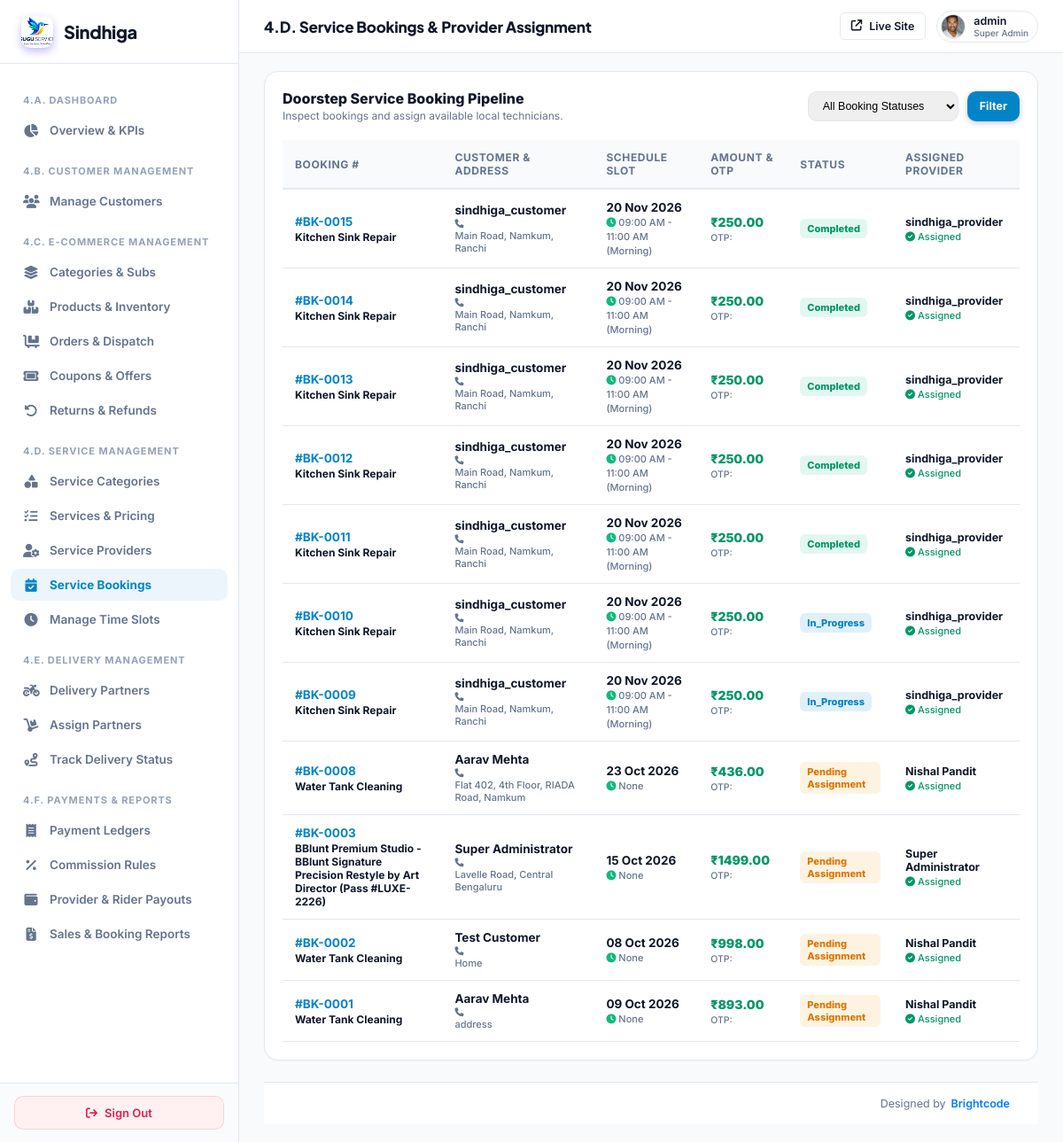
Before: /super-admin/services/bookings/ (signed in) with the older database file.
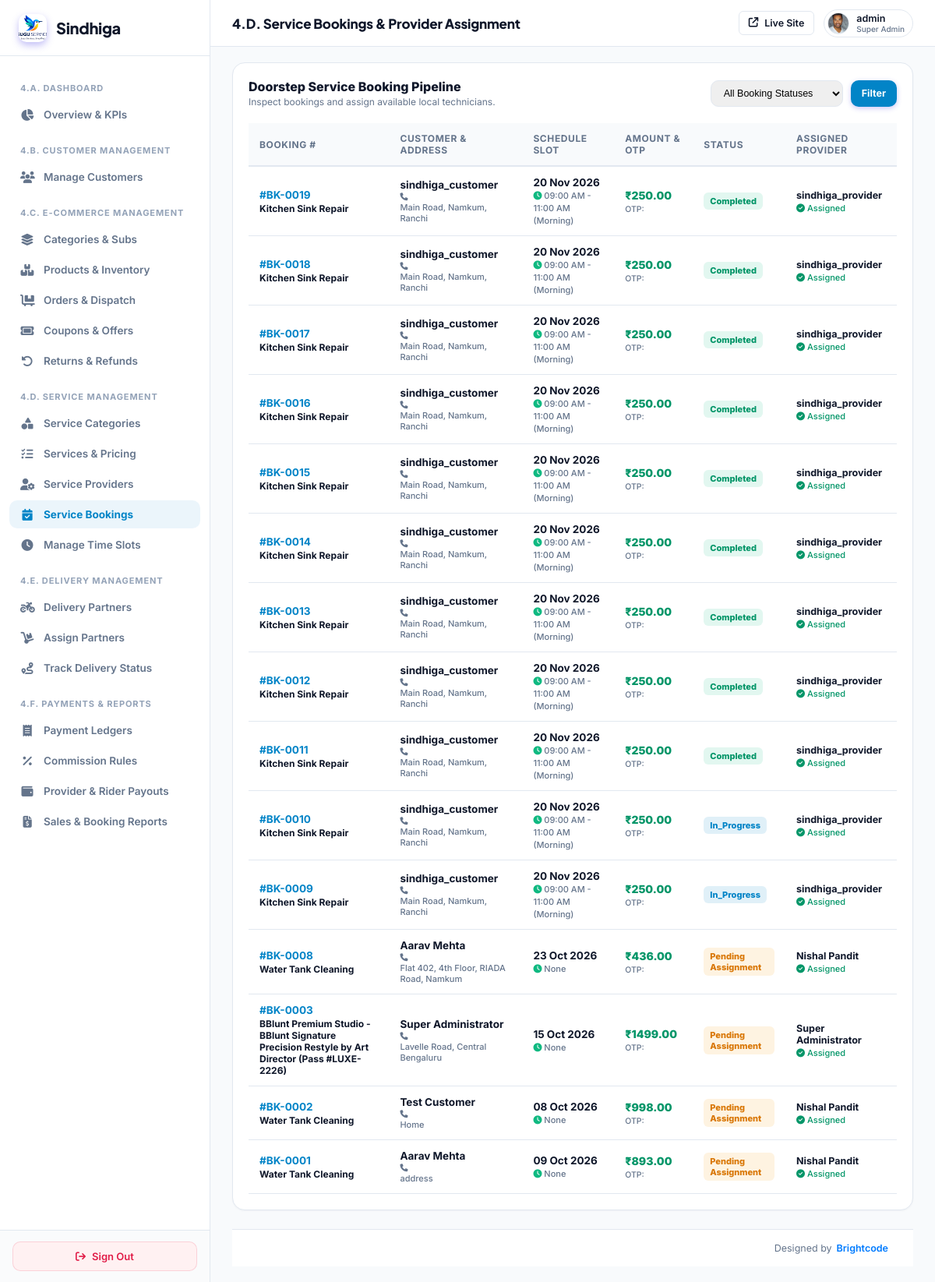
After: the same page with the newer database file.
### myapp/models.py (models this page shows, shortened)
class ServiceBooking(models.Model):
    STATUS_CHOICES = (
        ('pending', 'Pending Provider Assignment'),
        ('assigned', 'Provider Assigned / Awaiting Acceptance'),
        ('accepted', 'Accepted by Provider'),
        ('rejected', 'Rejected by Provider (Needs Reassignment)'),
        ('heading', 'Provider Heading to Location'),
        ('in_progress', 'Service In Progress'),
        ('completed', 'Service Completed'),
        ('cancelled', 'Booking Cancelled'),
    )
    customer = models.ForeignKey(CustomUser, on_delete=models.CASCADE, related_name='customer_bookings')
    vendor = models.ForeignKey(CustomUser, on_delete=models.SET_NULL, null=True, blank=True, related_name='vendor_bookings')
    quick_service = models.ForeignKey(QuickService, on_delete=models.SET_NULL, null=True, related_name='bookings')
    package_name = models.CharField(max_length=255)
    total_amount = models.DecimalField(max_digits=10, decimal_places=2)
    scheduled_date = models.DateField()
    scheduled_time = models.TimeField(null=True, blank=True)
    time_slot = models.CharField(max_length=100, blank=True, null=True, help_text="e.g. 10:00 AM - 12:00 PM")
    service_address = models.TextField()
    status = models.CharField(max_length=25, choices=STATUS_CHOICES, default='pending')
    rejection_reason = models.TextField(blank=True, null=True)
    customer_notes = models.TextField(blank=True, null=True)
    otp_code = models.CharField(max_length=6, blank=True, null=True)
    payment_status = models.CharField(max_length=20, default='pending', choices=[('pending', 'Pending'), ('paid', 'Paid'), ('failed', 'Failed')])
    payment_method = models.CharField(max_length=50, blank=True, null=True)
    transaction_reference = models.CharField(max_length=100, blank=True, null=True)
    additional_charges = models.DecimalField(max_digits=10, decimal_places=2, default=0.00)
    additional_notes = models.TextField(blank=True, null=True)
    completed_at = models.DateTimeField(null=True, blank=True)
    created_at = models.DateTimeField(default=timezone.now)
    updated_at = models.DateTimeField(auto_now=True)
    @property
    def service_provider(self):
        return self.vendor
    @property
    def booking_number(self):
        return f"BK-{self.id:04d}"
    @property
    def service_title(self):
        if self.quick_service:
            return self.quick_service.title
        return self.package_name or "Service Booking"
    @property
    def booking_date(self):
        return self.scheduled_date
    @property
    def booking_time_slot(self):
        return self.time_slot

class QuickService(models.Model):
    STATUS_CHOICES = (
        ('active', 'Active'),
        ('paused', 'Paused'),
        ('draft', 'Draft'),
    )
    vendor = models.ForeignKey(CustomUser, on_delete=models.CASCADE, related_name='vendor_services')
    title = models.CharField(max_length=255)
    category = models.ForeignKey('Category', on_delete=models.SET_NULL, null=True, blank=True)
    subcategory = models.ForeignKey('SubCategory', on_delete=models.SET_NULL, null=True, blank=True, related_name='quick_services')
    description = models.TextField(blank=True, null=True)
    base_price = models.DecimalField(max_digits=10, decimal_places=2, default=0.00)
    service_packages = models.JSONField(default=list, blank=True, null=True, help_text="List of packages/variants e.g. [{'name': 'Haircut', 'price': 150}]")
    location = models.ForeignKey('Location', on_delete=models.SET_NULL, null=True, blank=True)
    latitude = models.DecimalField(max_digits=9, decimal_places=6, null=True, blank=True, help_text="Vendor service latitude")
    longitude = models.DecimalField(max_digits=9, decimal_places=6, null=True, blank=True, help_text="Vendor service longitude")
    locality = models.CharField(max_length=255, null=True, blank=True, help_text="Colony/Locality name e.g. Lalpur, Doranda")
    service_radius_km = models.FloatField(default=10.0, help_text="Maximum service radius in km (default 10km)")
    image = models.ImageField(upload_to='quick_services/', null=True, blank=True)
    image_url = models.CharField(max_length=500, null=True, blank=True, help_text="Direct or preset image URL")
    inclusions = models.JSONField(default=list, blank=True, null=True, help_text="List of inclusions")
    exclusions = models.JSONField(default=list, blank=True, null=True, help_text="List of exclusions")
    tags = models.CharField(max_length=255, blank=True, null=True)
    gender = models.CharField(max_length=20, choices=(('women', 'Women Only'), ('men', 'Men Only'), ('all', 'Unisex / All')), default='all')
    delivery_mode = models.CharField(max_length=20, choices=(('home', 'At-Home Service'), ('parlour', 'In-Salon / Parlour Visit'), ('both', 'Both At-Home & Parlour')), default='both')
    duration = models.CharField(max_length=50, blank=True, null=True, default='45 mins')
    brand_name = models.CharField(max_length=150, blank=True, null=True, help_text="Product brand used e.g. O3+, L'Oreal, Kerastase, Philips")
    is_mono_pack = models.BooleanField(default=False, help_text="100% Sealed Single-Dose Mono Pack used")
    parlour_name = models.CharField(max_length=200, blank=True, null=True, help_text="Salon / Parlour branch name if in-salon service")
    status = models.CharField(max_length=20, choices=STATUS_CHOICES, default='active')
    created_at = models.DateTimeField(default=timezone.now)
    @property
    def user(self):
        """Backward-compatibility alias for vendor"""
        return self.vendor
    @property
    def budget(self):
        """Backward-compatibility alias for base_price"""
        return self.base_price

class CustomUser(AbstractUser):
    ROLE_CHOICES = (
        ('ADMIN', 'Admin'),
        ('SERVICE_PROVIDER', 'Service Provider'),
        ('VENDOR', 'Vendor / Service Provider'),
        ('DELIVERY_PARTNER', 'Delivery Partner'),
        ('CUSTOMER', 'Customer'),
        ('USER', 'User / Customer'),
    )
    role = models.CharField(max_length=25, choices=ROLE_CHOICES, default='CUSTOMER')
    assigned_state = models.CharField(max_length=100, blank=True, null=True, help_text="Assigned State/Territory for Area Admin")
    assigned_city = models.CharField(max_length=100, blank=True, null=True, help_text="Assigned City (optional) for Area Admin")

### myapp/sindhiga_superadmin_canonical_views.py (the view)
# urls.py: path('super-admin/services/bookings/', canon_admin.super_admin_service_bookings, name='super_admin_service_bookings'),
@user_passes_test(super_admin_check, login_url='/super-admin/login/')
def super_admin_service_bookings(request):
    status_filter = request.GET.get('status', '').strip()
    bookings_qs = ServiceBooking.objects.select_related('customer', 'vendor').order_by('-created_at')
    if status_filter:
        bookings_qs = bookings_qs.filter(status=status_filter)
    paginator = Paginator(bookings_qs, 15)
    page_number = request.GET.get('page')
    bookings = paginator.get_page(page_number)
    available_providers = CustomUser.objects.filter(role__in=['SERVICE_PROVIDER', 'VENDOR'], is_active=True).select_related('vendor_profile')
    return render(request, 'superadmin/service_bookings.html', {
        'bookings': bookings,
        'status_filter': status_filter,
        'available_providers': available_providers
    })

### myapp/sindhiga_superadmin_canonical_views.py (called while the page is built)
def super_admin_check(user):
    return user.is_authenticated and (user.is_superuser or user.is_staff or getattr(user, 'role', '') == 'ADMIN')

### templates/superadmin/service_bookings.html (shortened to what the changed rows need)
{% extends 'superadmin/base.html' %}
{% block content %}
<div class="card" style="padding: 20px;">
  <div style="overflow-x: auto;">
    <table class="data-table" style="width: 100%; border-collapse: collapse; font-size: 13px;">
      <thead>
        <tr style="border-bottom: 2px solid var(--border); text-align: left; background: #f8fafc;">
          <th style="padding: 12px 14px; font-weight: 700; color: var(--text-muted);">Booking #</th>
          <th style="padding: 12px 14px; font-weight: 700; color: var(--text-muted);">Customer &amp; Address</th>
          <th style="padding: 12px 14px; font-weight: 700; color: var(--text-muted);">Schedule Slot</th>
          <th style="padding: 12px 14px; font-weight: 700; color: var(--text-muted);">Amount &amp; OTP</th>
          <th style="padding: 12px 14px; font-weight: 700; color: var(--text-muted);">Status</th>
          <th style="padding: 12px 14px; font-weight: 700; color: var(--text-muted);">Assigned Provider</th>
        </tr>
      </thead>
      <tbody>
        {% for b in bookings %}
        <tr style="border-bottom: 1px solid var(--border);">
          <td style="padding: 12px 14px;">
            <strong style="color: var(--accent); font-size: 13.5px;">#{{ b.booking_number }}</strong>
            <div style="font-size: 12px; font-weight: 700; color: var(--text-main); margin-top: 2px;">{{ b.service_title }}</div>
          </td>
          <td style="padding: 12px 14px;">
            <div style="font-weight: 700; color: var(--text-main);">{{ b.customer.get_full_name|default:b.customer.username }}</div>
            <div style="font-size: 11.5px; color: var(--text-muted);"><i class="fa-solid fa-phone" style="font-size: 10px;"></i> {{ b.customer_phone }}</div>
            <div style="font-size: 11px; color: var(--text-muted);">{{ b.service_address|truncatechars:45 }}</div>
          </td>
          <td style="padding: 12px 14px;">
            <div style="font-weight: 700; color: var(--text-main);">{{ b.booking_date|date:"d M Y" }}</div>
            <span style="font-size: 11px; color: var(--text-muted);"><i class="fa-solid fa-clock" style="color: #10b981;"></i> {{ b.booking_time_slot }}</span>
          </td>
          <td style="padding: 12px 14px;">
            <div style="font-weight: 850; font-size: 14px; color: #059669;">₹{{ b.total_amount }}</div>
            <span style="font-size: 10.5px; color: var(--text-muted);">OTP: <strong style="letter-spacing: 1px; color: #0284c7;">{{ b.service_otp }}</strong></span>
          </td>
          <td style="padding: 12px 14px;">
            {% if b.status == 'completed' %}
              <span class="badge" style="background: rgba(16,185,129,0.12); color: #059669; padding: 4px 8px; border-radius: 6px; font-weight: 800; font-size: 11px;">Completed</span>
            {% elif b.status == 'confirmed' or b.status == 'in_progress' %}
              <span class="badge" style="background: rgba(2,132,199,0.12); color: #0284c7; padding: 4px 8px; border-radius: 6px; font-weight: 800; font-size: 11px;">{{ b.status|title }}</span>
            {% else %}
              <span class="badge" style="background: rgba(245,158,11,0.12); color: #d97706; padding: 4px 8px; border-radius: 6px; font-weight: 800; font-size: 11px;">Pending Assignment</span>
            {% endif %}
          </td>
          <td style="padding: 12px 14px;">
            {% if b.vendor %}
              <div style="font-weight: 700; color: var(--text-main); font-size: 12.5px;">{{ b.vendor.get_full_name|default:b.vendor.username }}</div>
              <span style="font-size: 11px; color: #059669;"><i class="fa-solid fa-circle-check"></i> Assigned</span>
            {% endif %}
          </td>
        </tr>
        {% empty %}
        <tr>
          <td colspan="6" style="text-align: center; padding: 32px; color: var(--text-muted);">No service bookings matching criteria.</td>
        </tr>
        {% endfor %}
      </tbody>
    </table>
  </div>
</div>
{% endblock %}

Changed rows visible on the page:
added ServiceBooking: booking_number "BK-0019", service_title "Kitchen Sink Repair", customer.get_full_name "sindhiga_customer", service_address "Main Road, Namkum, Ranchi", booking_date "20 Nov 2026", booking_time_slot "09:00 AM - 11:00 AM (Morning)", total_amount "250.00", status "Completed", vendor.get_full_name "sindhiga_provider"
added ServiceBooking: booking_number "BK-0018", service_title "Kitchen Sink Repair", customer.get_full_name "sindhiga_customer", service_address "Main Road, Namkum, Ranchi", booking_date "20 Nov 2026", booking_time_slot "09:00 AM - 11:00 AM (Morning)", total_amount "250.00", status "Completed", vendor.get_full_name "sindhiga_provider"
added ServiceBooking: booking_number "BK-0017", service_title "Kitchen Sink Repair", customer.get_full_name "sindhiga_customer", service_address "Main Road, Namkum, Ranchi", booking_date "20 Nov 2026", booking_time_slot "09:00 AM - 11:00 AM (Morning)", total_amount "250.00", status "Completed", vendor.get_full_name "sindhiga_provider"
added ServiceBooking: booking_number "BK-0016", service_title "Kitchen Sink Repair", customer.get_full_name "sindhiga_customer", service_address "Main Road, Namkum, Ranchi", booking_date "20 Nov 2026", booking_time_slot "09:00 AM - 11:00 AM (Morning)", total_amount "250.00", status "Completed", vendor.get_full_name "sindhiga_provider"
